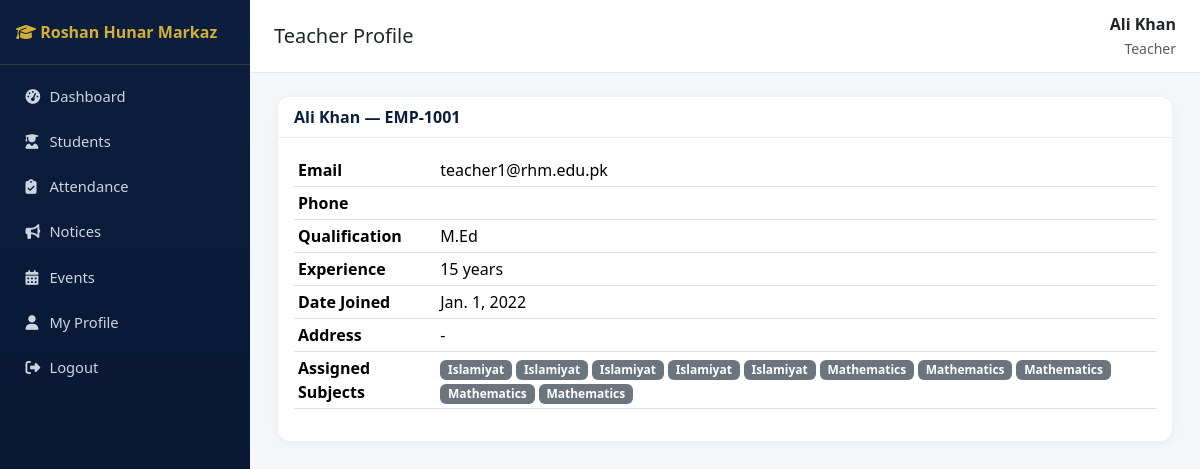
/teachers/1/ (signed in), run on the app's committed database.
### accounts/models.py (models this page shows, shortened)
class User(AbstractUser):
    class Role(models.TextChoices):
        SUPER_ADMIN = "SUPER_ADMIN", "Super Admin"
        PRINCIPAL = "PRINCIPAL", "Principal"
        ADMIN = "ADMIN", "Admin"
        TEACHER = "TEACHER", "Teacher"
        STUDENT = "STUDENT", "Student"
        PARENT = "PARENT", "Parent"
        ACCOUNTANT = "ACCOUNTANT", "Accountant"
        LIBRARIAN = "LIBRARIAN", "Librarian"
        STAFF = "STAFF", "Staff"
    role = models.CharField(max_length=20, choices=Role.choices, default=Role.STUDENT)
    phone = models.CharField(max_length=20, blank=True)
    photo = models.ImageField(upload_to="profile_photos/", blank=True, null=True)

### teachers/models.py (models this page shows, shortened)
class Teacher(models.Model):
    user = models.OneToOneField(settings.AUTH_USER_MODEL, on_delete=models.CASCADE, related_name="teacher_profile")
    employee_id = models.CharField(max_length=20, unique=True)
    qualification = models.CharField(max_length=200, blank=True)
    experience_years = models.PositiveIntegerField(default=0)
    salary = models.DecimalField(max_digits=10, decimal_places=2, default=0)
    date_joined = models.DateField()
    address = models.TextField(blank=True)
    is_active = models.BooleanField(default=True)
    class Meta:
        ordering = ["employee_id"]

### academics/models.py (models this page shows, shortened)
class Subject(models.Model):
    name = models.CharField(max_length=100)
    code = models.CharField(max_length=20, unique=True)
    school_class = models.ForeignKey(SchoolClass, on_delete=models.CASCADE, related_name="subjects")
    teacher = models.ForeignKey("teachers.Teacher", on_delete=models.SET_NULL, null=True, blank=True, related_name="subjects")
    class Meta:
        ordering = ["name"]

### teachers/views.py (the view)
# urls.py: path("<int:pk>/", views.TeacherDetailView.as_view(), name="detail"),
class TeacherDetailView(RoleRequiredMixin, DetailView):
    model = Teacher
    template_name = "teachers/teacher_detail.html"
    context_object_name = "teacher"
    allowed_roles = STAFF_ROLES

### accounts/mixins.py (called while the page is built)
    def dispatch(self, request, *args, **kwargs):
        if not request.user.is_authenticated:
            return self.handle_no_permission()
        if request.user.is_superuser or request.user.role in self.allowed_roles:
            return super().dispatch(request, *args, **kwargs)
        raise PermissionDenied("You do not have permission to access this page.")

### sitepages/context_processors.py (called while the page is built)
def site_settings(request):
    return {"site_settings": SiteSettings.get_solo()}

### sitepages/models.py (called while the page is built)
    @classmethod
    def get_solo(cls):
        obj = cls.objects.first()
        if not obj:
            obj = cls.objects.create()
        return obj

### templates/teachers/teacher_detail.html
{% extends "base.html" %}
{% block page_title %}Teacher Profile{% endblock %}
{% block content %}
<div class="card">
  <div class="card-header">{{ teacher.user.get_full_name }} — {{ teacher.employee_id }}</div>
  <div class="card-body">
    <table class="table table-sm">
      <tr><th>Email</th><td>{{ teacher.user.email }}</td></tr>
      <tr><th>Phone</th><td>{{ teacher.user.phone }}</td></tr>
      <tr><th>Qualification</th><td>{{ teacher.qualification|default:"-" }}</td></tr>
      <tr><th>Experience</th><td>{{ teacher.experience_years }} years</td></tr>
      <tr><th>Date Joined</th><td>{{ teacher.date_joined }}</td></tr>
      <tr><th>Address</th><td>{{ teacher.address|default:"-" }}</td></tr>
      <tr><th>Assigned Subjects</th><td>{% for s in teacher.subjects.all %}<span class="badge bg-secondary me-1">{{ s.name }}</span>{% empty %}-{% endfor %}</td></tr>
    </table>
  </div>
</div>
{% endblock %}

### templates/base.html (shortened to what this page needs)
{% load static %}
<!DOCTYPE html>
<html lang="en">
<head>
<link href="https://cdn.jsdelivr.net/npm/bootstrap@5.3.3/dist/css/bootstrap.min.css" rel="stylesheet">
<link href="https://cdnjs.cloudflare.com/ajax/libs/font-awesome/6.5.1/css/all.min.css" rel="stylesheet">
<link href="{% static 'css/style.css' %}" rel="stylesheet">
</head>
<body>
<nav class="sidebar" id="sidebar">
  <div class="brand"><i class="fa-solid fa-graduation-cap"></i> Roshan Hunar Markaz</div>
  <ul class="nav flex-column py-2">
    {% if request.user.role in "STUDENT,PARENT" %}
      <li class="nav-item"><a class="nav-link {% if request.resolver_match.namespace == 'portal' %}active{% endif %}" href="{% url 'portal:home' %}"><i class="fa-solid fa-gauge-high"></i> My Portal</a></li>
      <li class="nav-item"><a class="nav-link {% if request.resolver_match.namespace == 'notices' and request.resolver_match.url_name == 'list' %}active{% endif %}" href="{% url 'notices:list' %}"><i class="fa-solid fa-bullhorn"></i> Notices</a></li>
      <li class="nav-item"><a class="nav-link" href="{% url 'notices:event_list' %}"><i class="fa-solid fa-calendar-days"></i> Events</a></li>
    {% else %}
      <li class="nav-item"><a class="nav-link {% if request.resolver_match.namespace == 'dashboard' %}active{% endif %}" href="{% url 'dashboard:index' %}"><i class="fa-solid fa-gauge-high"></i> Dashboard</a></li>
      <li class="nav-item"><a class="nav-link {% if request.resolver_match.namespace == 'students' %}active{% endif %}" href="{% url 'students:list' %}"><i class="fa-solid fa-user-graduate"></i> Students</a></li>
      <li class="nav-item"><a class="nav-link " href="{% url 'attendance:mark' %}"><i class="fa-solid fa-clipboard-check"></i> Attendance</a></li>
      <li class="nav-item"><a class="nav-link {% if request.resolver_match.namespace == 'notices' %}active{% endif %}" href="{% url 'notices:list' %}"><i class="fa-solid fa-bullhorn"></i> Notices</a></li>
      <li class="nav-item"><a class="nav-link" href="{% url 'notices:event_list' %}"><i class="fa-solid fa-calendar-days"></i> Events</a></li>
    {% endif %}
    <li class="nav-item"><a class="nav-link" href="{% url 'accounts:profile' %}"><i class="fa-solid fa-user"></i> My Profile</a></li>
    <li class="nav-item"><a class="nav-link" href="{% url 'accounts:logout' %}"><i class="fa-solid fa-right-from-bracket"></i> Logout</a></li>
  </ul>
</nav>
<div class="main-content">
  <div class="topbar">
    <h5 class="mb-0">{% block page_title %}Dashboard{% endblock %}</h5>
    <div class="text-end">
      <div class="fw-semibold">{{ request.user.get_full_name|default:request.user.username }}</div>
      <small class="text-muted">{{ request.user.get_role_display }}</small>
    </div>
  </div>
  {% block content %}{% endblock %}
</div>
</body>
</html>

### static/css/style.css (style rules this page uses)
:root { --navy: #0b1e3d; --navy-dark: #071530; --gold: #d4af37; --gold-light: #f0d878; --bg: #f4f6fa; }
body { background: var(--bg); font-family: 'Segoe UI', Roboto, sans-serif; }
.sidebar { background: linear-gradient(180deg, var(--navy) 0%, var(--navy-dark) 100%); min-height: 100vh; width: 250px; position: fixed; top: 0; left: 0; z-index: 1030; }
.sidebar .brand { color: var(--gold); font-weight: 700; padding: 1.25rem 1rem; border-bottom: 1px solid rgba(212,175,55,.2); }
.sidebar .nav-link { color: #cbd5e1; padding: .6rem 1.1rem; border-radius: 6px; margin: 2px 8px; font-size: .92rem; }
.sidebar .nav-link i { width: 20px; }
.main-content { margin-left: 250px; padding: 1.5rem 1.75rem; }
.topbar { background: #fff; border-bottom: 1px solid #e5e9f0; padding: .75rem 1.5rem; margin: -1.5rem -1.75rem 1.5rem -1.75rem; display: flex; justify-content: space-between; align-items: center; }
.card { border: none; border-radius: 12px; box-shadow: 0 2px 10px rgba(0,0,0,.05); }
.card-header { background: #fff; border-bottom: 1px solid #eef0f4; font-weight: 600; color: var(--navy); border-radius: 12px 12px 0 0 !important; }

### data on the page
User: user.get_full_name "Ali Khan", user.role "Teacher"
Teacher: user.get_full_name "Ali Khan", employee_id "EMP-1001", user.email "teacher1@rhm.edu.pk", qualification "M.Ed", experience_years "15", date_joined "Jan. 1, 2022", address "-"
Subject: name "Islamiyat"
Subject: name "Islamiyat"
Subject: name "Islamiyat"
Subject: name "Islamiyat"
Subject: name "Islamiyat"
Subject: name "Mathematics"
Subject: name "Mathematics"
Subject: name "Mathematics"
Subject: name "Mathematics"
Subject: name "Mathematics"
